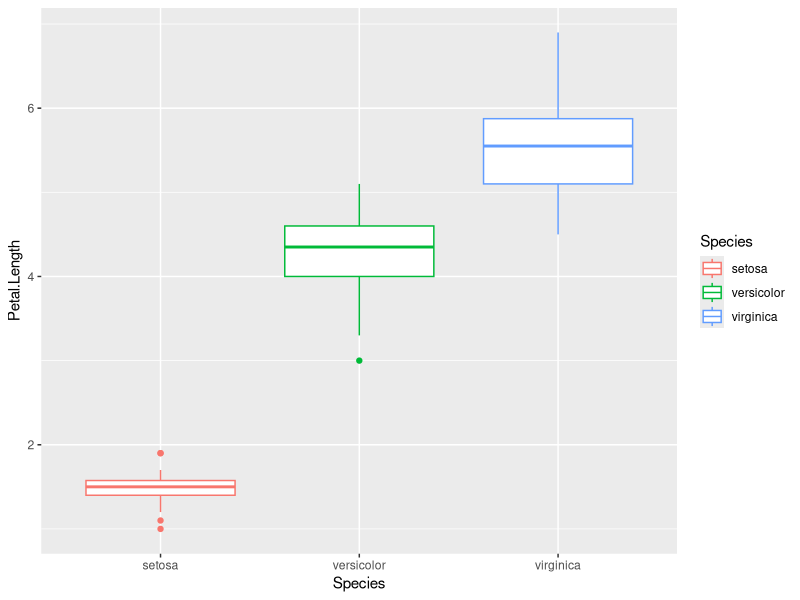
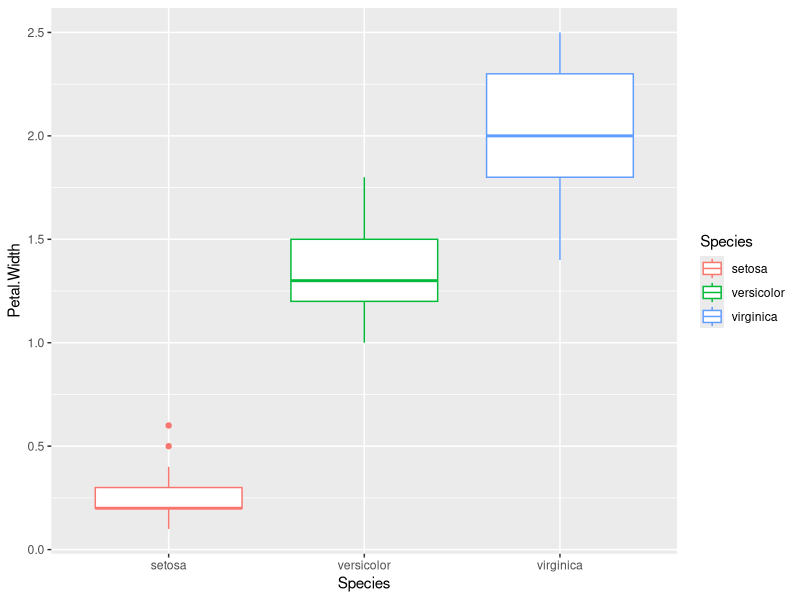
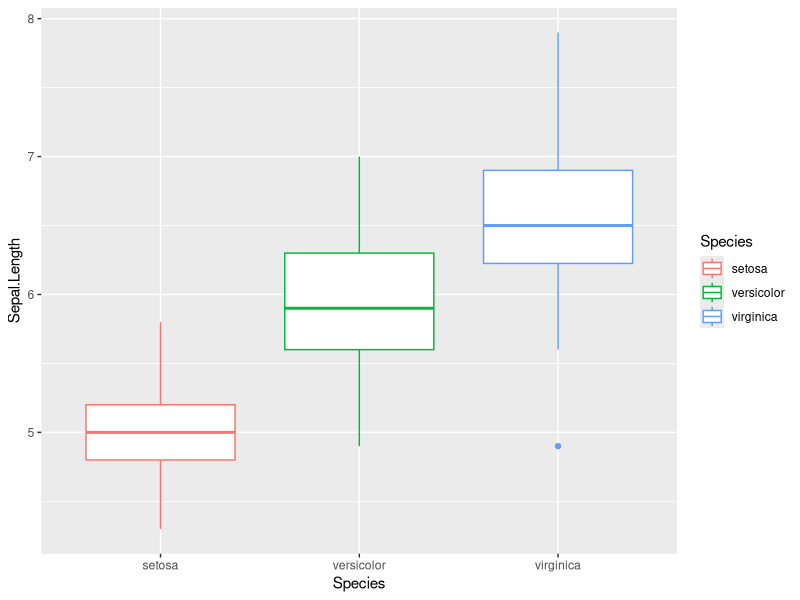
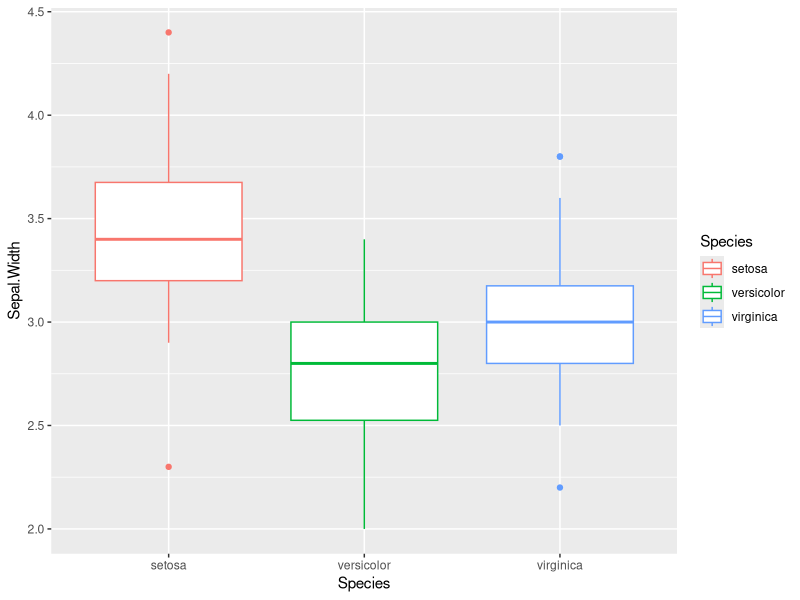

The R source for these figures, in order:
library(tidyverse)
#### doing things in batches ###

#### may be better ways to do this, but this is how I tend to ###
iris_long <- iris |> 
  pivot_longer(-Species) 

head(iris_long)

(iris_nested <- iris_long |> 
      nest_by(name))
  
iris_nested$data |> head()

iris_plots <- iris_nested |> 
  ungroup() |> 
  mutate( my_plots = 
    # looks like some sort of weird conflict, have to specify
    # that we're using map()
    purrr::map(data, ~ ggplot(.x, 
              aes(x = Species, value, color = Species)) +
                  geom_boxplot()))
  
# but it's unclear what our values are!

# fixing this...
iris_plots <- iris_nested |> 
  ungroup() |> 
  mutate( my_plots = 
            # looks like some sort of weird conflict, have to specify
            # that we're using map()
            purrr::map2(data, name,  ~ ggplot(.x, 
                                      aes(x = Species, value,
                                          color = Species)) +
                         geom_boxplot() + ylab(.y)))

# use map2 to name plots specify a drive
map2(iris_plots$my_plots,iris_plots$name, ~ggsave(plot = .x, filename = paste0("./plots/",.y, ".png")))

     